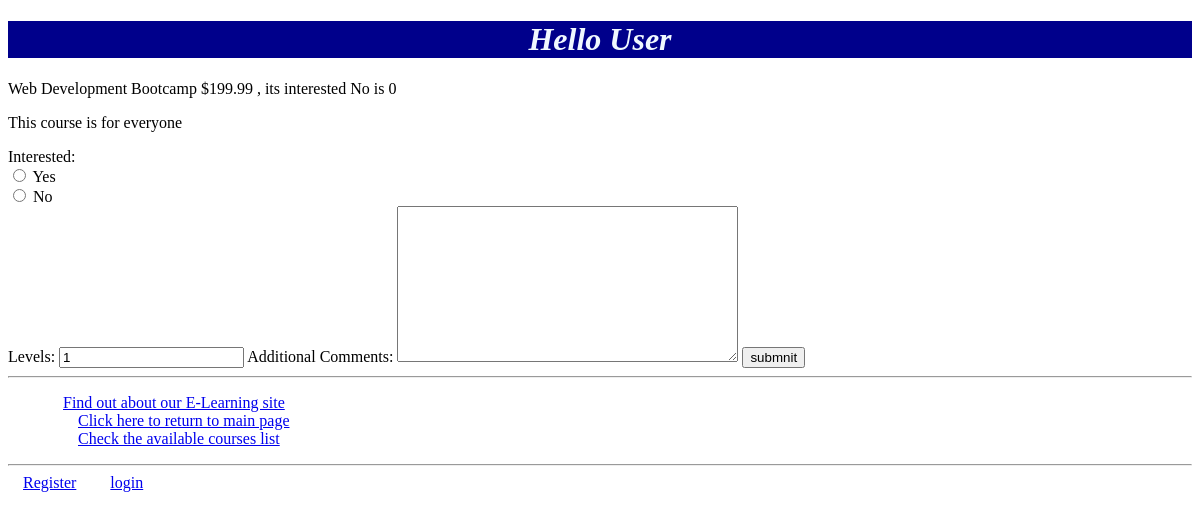
Screenshot of /Myapp/courses/1/ with the database file from the repository.
### Myapp/models.py (models this page shows, shortened)
class Course(models.Model):
    topic = models.ForeignKey(Topic, related_name='courses', on_delete=models.CASCADE)
    name = models.CharField(max_length=200)
    price = models.DecimalField(max_digits=10, decimal_places=2, validators=[validate_price])
    for_everyone = models.BooleanField(default=True)
    description = models.TextField(max_length=300, null=True, blank=True)
    interested = models.PositiveIntegerField(default=0)
    stages = models.PositiveIntegerField(default=3)

### Myapp/views.py (the view)
# urls.py: path(r'courses/<int:cour_id>/', views.coursedetail, name='coursedetail'),
def coursedetail(request, cour_id):
    cur = get_object_or_404(Course, id=cour_id)
    if request.method == "POST":
        form = InterestForm(request.POST)
        if form.is_valid():
            cur.interested = cur.interested + 1
            cur.save()
            return index(request)
    else:  # include GET and others in case
        form = InterestForm()
    return render(request, 'Myapp/coursedetail.html', {'form': form, 'cur': cur})

### Myapp/forms.py
class InterestForm(forms.Form):
    interested = forms.ChoiceField(choices=(('1', 'Yes'), ('2', 'No')), widget=forms.RadioSelect)
    levels = forms.IntegerField(initial=1, min_value=1)
    comments = forms.CharField(required=False, label='Additional Comments', widget=forms.Textarea)

### Myapp/templates/Myapp/coursedetail.html (shortened to what this page needs)
{% extends 'Myapp/base.html' %}
{% block body_block %}
    <p>{{ cur.name }}   ${{ cur.price }} , its interested No is {{ cur.interested }}</p>
    {% if cur.for_everyone %}
        <p>This course is for everyone</p>
    {% else %}
        <p>This course is not for everyone</p>
    {% endif %}
        <form action="" method="post">
            {{ form }}
            <input type = "submit" value="submnit" />
        </form>
{% endblock %}

### rows the page displays
Course: name "Web Development Bootcamp", price "199.99", interested "0"
